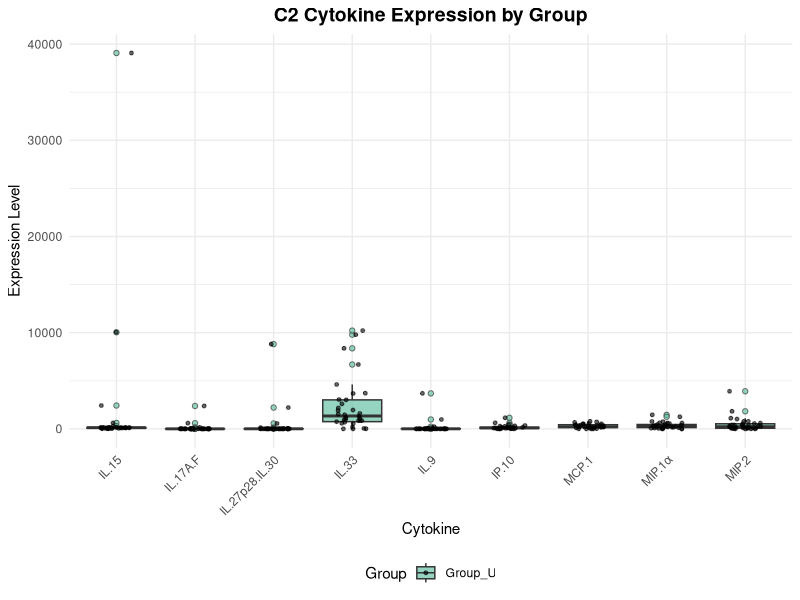
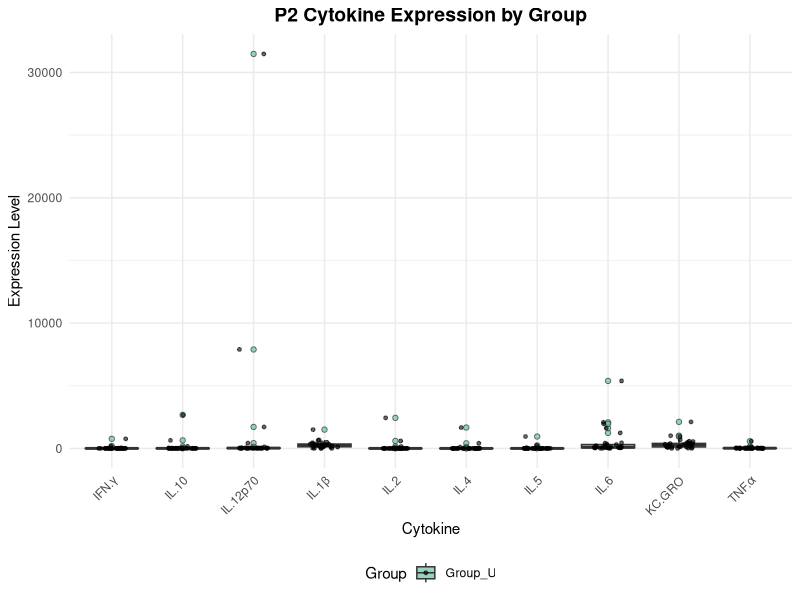
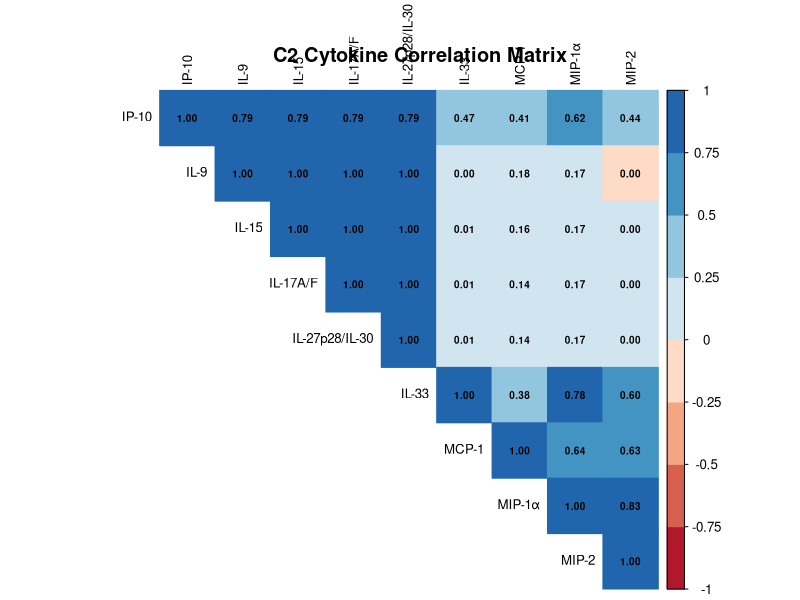
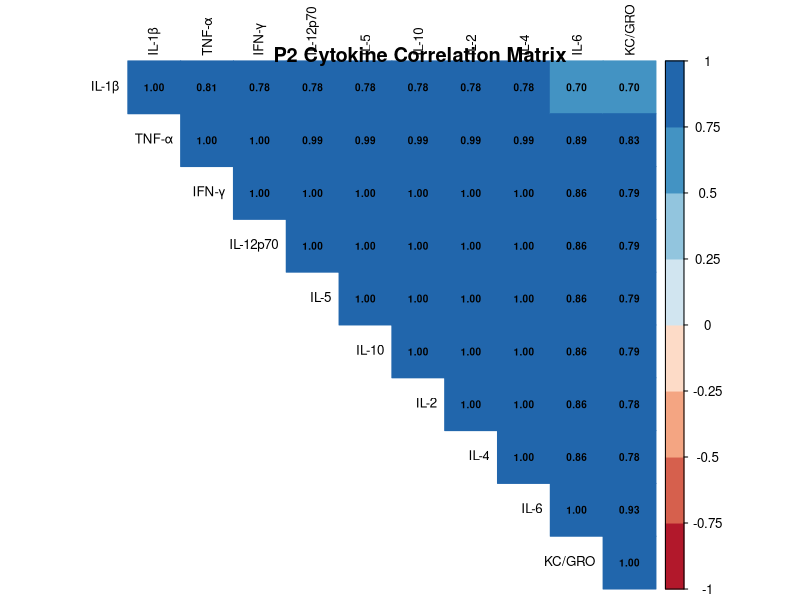

These figures' R source, in order:
#!/usr/bin/env Rscript

# Direct RNA/Cytokine Analysis Script
# Analysis of treatment effects on cytokine expression
# Author: RNA Analysis Pipeline
# Date: 2024

# Load required libraries
suppressPackageStartupMessages({
  library(tidyverse)
  library(readxl)
  library(ggplot2)
  library(corrplot)
  library(RColorBrewer)
  library(reshape2)
})

# Set working directory and create output folder
setwd("/Users/suwa/Desktop/rna_analyze-2")
if (!dir.exists("output")) dir.create("output")
if (!dir.exists("plots")) dir.create("plots")

# Direct approach: read data and process step by step
cat("Loading and processing data...\n")

# Read C2 data
c2_raw <- read_excel("11-19-20-C2.xlsx", skip = 2)
cat("C2 raw data dimensions:", dim(c2_raw), "\n")

# Get cytokine names from first row
c2_cytokines <- as.character(c2_raw[1, -1])
cat("C2 cytokines:", paste(c2_cytokines, collapse = ", "), "\n")

# Get sample IDs from first column, excluding header
c2_samples <- as.character(c2_raw[-1, 1])
# Remove "Row Labels" if present
if (c2_samples[1] == "Row Labels") {
  c2_samples <- c2_samples[-1]
  c2_raw <- c2_raw[-1, ]
}

# Get numeric data
c2_numeric <- c2_raw[-1, -1]
c2_matrix <- as.matrix(c2_numeric)
mode(c2_matrix) <- "numeric"

# Create C2 dataframe
c2_data <- data.frame(
  Sample_ID = c2_samples,
  c2_matrix,
  stringsAsFactors = FALSE
)
colnames(c2_data) <- c("Sample_ID", c2_cytokines)

# Read P2 data
p2_raw <- read_excel("11-19-20-P2.xlsx", skip = 2)
cat("P2 raw data dimensions:", dim(p2_raw), "\n")

# Get cytokine names from first row
p2_cytokines <- as.character(p2_raw[1, -1])
cat("P2 cytokines:", paste(p2_cytokines, collapse = ", "), "\n")

# Get sample IDs from first column, excluding header
p2_samples <- as.character(p2_raw[-1, 1])
# Remove "Row Labels" if present
if (p2_samples[1] == "Row Labels") {
  p2_samples <- p2_samples[-1]
  p2_raw <- p2_raw[-1, ]
}

# Get numeric data
p2_numeric <- p2_raw[-1, -1]
p2_matrix <- as.matrix(p2_numeric)
mode(p2_matrix) <- "numeric"

# Create P2 dataframe
p2_data <- data.frame(
  Sample_ID = p2_samples,
  p2_matrix,
  stringsAsFactors = FALSE
)
colnames(p2_data) <- c("Sample_ID", p2_cytokines)

cat("\nData loaded successfully!\n")
cat("C2 data dimensions:", dim(c2_data), "\n")
cat("P2 data dimensions:", dim(p2_data), "\n")

# Create groups manually using direct string operations
c2_groups <- character(length(c2_samples))
for (i in 1:length(c2_samples)) {
  if (substr(c2_samples[i], 1, 1) == "S") {
    c2_groups[i] <- "Group_S"
  } else {
    c2_groups[i] <- "Group_U"
  }
}

p2_groups <- character(length(p2_samples))
for (i in 1:length(p2_samples)) {
  if (substr(p2_samples[i], 1, 1) == "S") {
    p2_groups[i] <- "Group_S"
  } else {
    p2_groups[i] <- "Group_U"
  }
}

cat("\nGroup assignments:\n")
cat("C2 - Group S:", sum(c2_groups == "Group_S"), ", Group U:", sum(c2_groups == "Group_U"), "\n")
cat("P2 - Group S:", sum(p2_groups == "Group_S"), ", Group U:", sum(p2_groups == "Group_U"), "\n")

# Function to perform statistical analysis
analyze_cytokines <- function(data, groups, cytokine_names, dataset_name) {
  cat("\nAnalyzing", dataset_name, "cytokines...\n")
  
  results <- list()
  
  for (i in 1:length(cytokine_names)) {
    cytokine <- cytokine_names[i]
    values <- data[[cytokine]]
    
    # Split by groups
    group_s_values <- values[groups == "Group_S"]
    group_u_values <- values[groups == "Group_U"]
    
    # Remove NA values
    group_s_values <- group_s_values[!is.na(group_s_values)]
    group_u_values <- group_u_values[!is.na(group_u_values)]
    
    if (length(group_s_values) > 0 && length(group_u_values) > 0) {
      # Perform t-test
      t_test <- t.test(group_s_values, group_u_values)
      
      # Calculate effect size
      pooled_sd <- sqrt(((length(group_s_values) - 1) * var(group_s_values) + 
                         (length(group_u_values) - 1) * var(group_u_values)) / 
                        (length(group_s_values) + length(group_u_values) - 2))
      cohens_d <- (mean(group_s_values) - mean(group_u_values)) / pooled_sd
      
      results[[cytokine]] <- list(
        mean_group_s = mean(group_s_values),
        mean_group_u = mean(group_u_values),
        sd_group_s = sd(group_s_values),
        sd_group_u = sd(group_u_values),
        p_value = t_test$p.value,
        t_statistic = t_test$statistic,
        cohens_d = cohens_d,
        significant = t_test$p.value < 0.05
      )
      
      cat(sprintf("  %s: p = %.4f, Effect size = %.3f, Significant: %s\n", 
                  cytokine, t_test$p.value, cohens_d, ifelse(t_test$p.value < 0.05, "YES", "NO")))
    } else {
      cat("  ", cytokine, ": Insufficient data\n")
    }
  }
  
  return(results)
}

# Perform analysis
c2_stats <- analyze_cytokines(c2_data, c2_groups, c2_cytokines, "C2")
p2_stats <- analyze_cytokines(p2_data, p2_groups, p2_cytokines, "P2")

# Create summary tables
create_summary_table <- function(stats, dataset_name) {
  if (length(stats) == 0) return(NULL)
  
  summary_df <- data.frame(
    Cytokine = names(stats),
    Mean_Group_S = sapply(stats, function(x) round(x$mean_group_s, 3)),
    Mean_Group_U = sapply(stats, function(x) round(x$mean_group_u, 3)),
    SD_Group_S = sapply(stats, function(x) round(x$sd_group_s, 3)),
    SD_Group_U = sapply(stats, function(x) round(x$sd_group_u, 3)),
    P_Value = sapply(stats, function(x) format.pval(x$p_value, digits = 3)),
    T_Statistic = sapply(stats, function(x) round(x$t_statistic, 3)),
    Cohens_D = sapply(stats, function(x) round(x$cohens_d, 3)),
    Significant = sapply(stats, function(x) ifelse(x$significant, "Yes", "No")),
    stringsAsFactors = FALSE
  )
  
  # Sort by p-value
  summary_df <- summary_df[order(summary_df$P_Value), ]
  
  return(summary_df)
}

# Create and save summary tables
c2_summary <- create_summary_table(c2_stats, "C2")
p2_summary <- create_summary_table(p2_stats, "P2")

write.csv(c2_summary, "output/c2_cytokine_summary.csv", row.names = FALSE)
write.csv(p2_summary, "output/p2_cytokine_summary.csv", row.names = FALSE)

# Create visualizations
cat("\nCreating visualizations...\n")

# Prepare data for plotting
c2_plot_data <- data.frame(
  Sample_ID = c2_data$Sample_ID,
  Group = c2_groups,
  c2_data[, -1],
  stringsAsFactors = FALSE
)

p2_plot_data <- data.frame(
  Sample_ID = p2_data$Sample_ID,
  Group = p2_groups,
  p2_data[, -1],
  stringsAsFactors = FALSE
)

# Create boxplots
create_boxplots <- function(data, group_col, cytokine_names, title) {
  # Melt data for plotting
  plot_data <- melt(data, id.vars = c("Sample_ID", group_col), 
                    variable.name = "Cytokine", value.name = "Expression")
  
  # Remove NA values
  plot_data <- plot_data[!is.na(plot_data$Expression), ]
  
  # Create boxplot
  p <- ggplot(plot_data, aes(x = Cytokine, y = Expression, fill = Group)) +
    geom_boxplot(alpha = 0.7, outlier.shape = 21) +
    geom_jitter(width = 0.2, alpha = 0.6, size = 1) +
    scale_fill_brewer(palette = "Set2", name = "Group") +
    theme_minimal() +
    theme(axis.text.x = element_text(angle = 45, hjust = 1),
          plot.title = element_text(hjust = 0.5, size = 14, face = "bold"),
          legend.position = "bottom") +
    labs(title = title,
         x = "Cytokine",
         y = "Expression Level")
  
  return(p)
}

# Create and save boxplots
c2_boxplot <- create_boxplots(c2_plot_data, "Group", c2_cytokines, "C2 Cytokine Expression by Group")
ggsave("plots/c2_cytokine_boxplots.png", c2_boxplot, width = 12, height = 8, dpi = 300)

p2_boxplot <- create_boxplots(p2_plot_data, "Group", p2_cytokines, "P2 Cytokine Expression by Group")
ggsave("plots/p2_cytokine_boxplots.png", p2_boxplot, width = 12, height = 8, dpi = 300)

# Create correlation plots
create_correlation_plot <- function(data, cytokine_names, title) {
  # Extract numeric data
  numeric_data <- data[, cytokine_names]
  
  # Calculate correlation matrix
  cor_matrix <- cor(numeric_data, use = "pairwise.complete.obs")
  
  # Create correlation plot
  png(paste0("plots/", gsub(" ", "_", tolower(title)), ".png"), 
      width = 10, height = 8, units = "in", res = 300)
  corrplot(cor_matrix, 
           method = "color",
           type = "upper",
           order = "hclust",
           tl.cex = 0.8,
           tl.col = "black",
           addCoef.col = "black",
           number.cex = 0.6,
           col = brewer.pal(n = 8, name = "RdBu"))
  title(title, line = 1)
  dev.off()
}

create_correlation_plot(c2_data, c2_cytokines, "C2 Cytokine Correlation Matrix")
create_correlation_plot(p2_data, p2_cytokines, "P2 Cytokine Correlation Matrix")

# Create summary report
cat("\nGenerating summary report...\n")

report_content <- paste0('
RNA/Cytokine Analysis Summary Report
====================================

Analysis Date: ', Sys.Date(), '
Data Files: 11-19-20-C2.xlsx, 11-19-20-P2.xlsx

Sample Groups:
- Group S: Samples S001-S008 (Treatment group 1)
- Group U: Samples U001-U026 (Treatment group 2)

C2 Cytokines Analyzed: ', paste(c2_cytokines, collapse = ", "), '

P2 Cytokines Analyzed: ', paste(p2_cytokines, collapse = ", "), '

Statistical Analysis:
- Test: Two-sample t-test
- Effect size: Cohen\'s d
- Significance threshold: p < 0.05

Key Findings:
============

C2 Cytokines - Significantly Different (p < 0.05):
', paste(sapply(names(c2_stats), function(cytokine) {
    if (c2_stats[[cytokine]]$significant) {
        paste0("- ", cytokine, ": p = ", format.pval(c2_stats[[cytokine]]$p_value, digits = 3),
               ", Effect size = ", round(c2_stats[[cytokine]]$cohens_d, 3))
    }
}), collapse = "\n"), '

P2 Cytokines - Significantly Different (p < 0.05):
', paste(sapply(names(p2_stats), function(cytokine) {
    if (p2_stats[[cytokine]]$significant) {
        paste0("- ", cytokine, ": p = ", format.pval(p2_stats[[cytokine]]$p_value, digits = 3),
               ", Effect size = ", round(p2_stats[[cytokine]]$cohens_d, 3))
    }
}), collapse = "\n"), '

Files Generated:
- output/c2_cytokine_summary.csv
- output/p2_cytokine_summary.csv
- plots/c2_cytokine_boxplots.png
- plots/p2_cytokine_boxplots.png
- plots/c2_cytokine_correlation_matrix.png
- plots/p2_cytokine_correlation_matrix.png

Analysis complete!
')

writeLines(report_content, "output/analysis_summary.txt")

# Print final summary
cat("\n==================================================\n")
cat("ANALYSIS COMPLETE!\n")
cat("==================================================\n\n")

cat("Files generated:\n")
cat("- output/c2_cytokine_summary.csv\n")
cat("- output/p2_cytokine_summary.csv\n")
cat("- output/analysis_summary.txt\n")
cat("- plots/ (visualization files)\n\n")

cat("Key Results:\n")
cat("C2 Cytokines - Significantly different:\n")
for (cytokine in names(c2_stats)) {
  if (c2_stats[[cytokine]]$significant) {
    cat(sprintf("  %s: p = %.4f, Effect size = %.3f\n", 
                cytokine, c2_stats[[cytokine]]$p_value, c2_stats[[cytokine]]$cohens_d))
  }
}

cat("\nP2 Cytokines - Significantly different:\n")
for (cytokine in names(p2_stats)) {
  if (p2_stats[[cytokine]]$significant) {
    cat(sprintf("  %s: p = %.4f, Effect size = %.3f\n", 
                cytokine, p2_stats[[cytokine]]$p_value, p2_stats[[cytokine]]$cohens_d))
  }
}

cat("\nCheck 'output/analysis_summary.txt' for a complete summary!\n")

